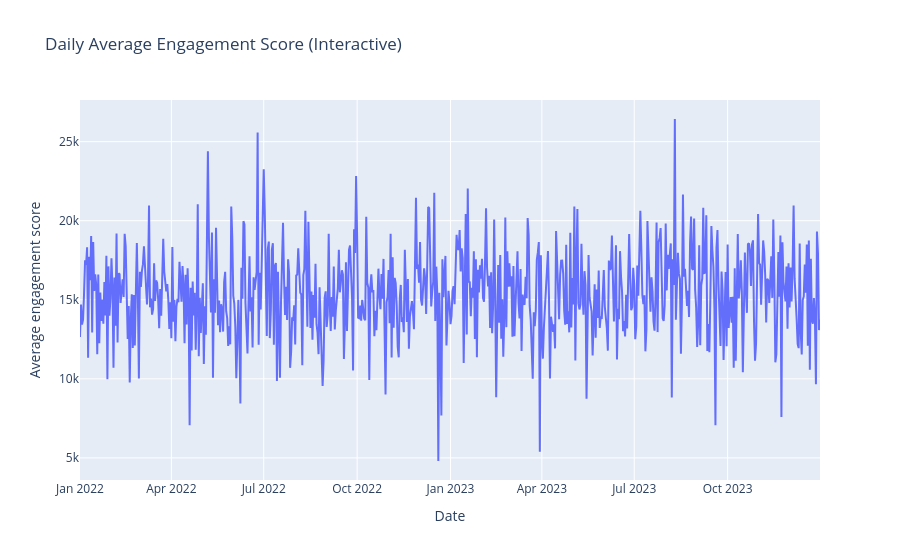

Source (notebook cell):
### Code cell
daily_df = (
    df_clean.groupby("posted_at")["engagement_score"].mean().reset_index()
)

fig = px.line(
    daily_df, x="posted_at", y="engagement_score",
    title="Daily Average Engagement Score (Interactive)",
    labels={"posted_at": "Date", "engagement_score": "Average engagement score"},
)
fig.show()

### Figure 1 — Plotly figure (JSON) as saved in the notebook; plotly's stock layout.template omitted (floating-point values rounded to 4 significant figures; data arrays with more than 128 entries replaced by an {"elided": "..."} marker saying what was removed)
{"data": [{"hovertemplate": "Date=%{x}<br>Average engagement score=%{y}<extra></extra>", "legendgroup": "", "line": {"color": "#636efa", "dash": "solid"}, "marker": {"symbol": "circle"}, "mode": "lines", "name": "", "orientation": "v", "showlegend": false, "type": "scatter", "x": {"elided": "729 str values"}, "xaxis": "x", "y": {"elided": "729 float values"}, "yaxis": "y"}], "layout": {"legend": {"tracegroupgap": 0}, "title": {"text": "Daily Average Engagement Score (Interactive)"}, "xaxis": {"anchor": "y", "domain": [0, 1], "title": {"text": "Date"}}, "yaxis": {"anchor": "x", "domain": [0, 1], "title": {"text": "Average engagement score"}}}}
